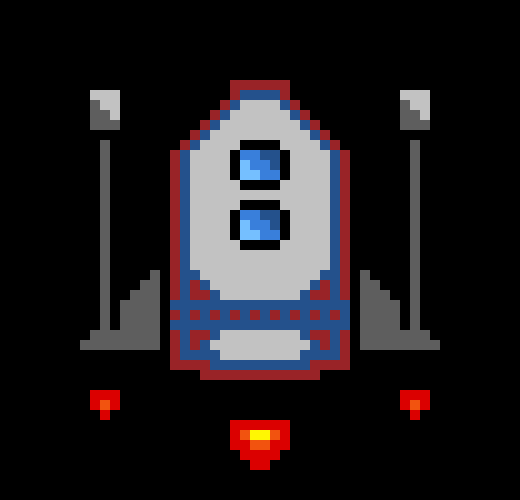
#> input picture res_compresser/dot4.png, 520 x 500 px
$ python dot_compresser.py
#> lines starting #> are read from the running program, lines starting #| are printed output that depends on the picture; after the words box and inside, x2 and y2 are one past the last pixel; in counts of white or black regions, pixels touching at a corner belong together
import cv2
import numpy as np

def load_image(image_path):
#> called with image_path = 'res_compresser/dot4.png'
    return cv2.imread(image_path, cv2.IMREAD_UNCHANGED)
#> returned value is the input picture: shape (500, 520, 4); mean B, G, R, A 30.8, 27.6, 32.1, 93.2

def preprocess_image(image):
    # 투명한 배경이 있는 경우
    if image.shape[2] == 4:
        alpha_channel = image[:, :, 3]
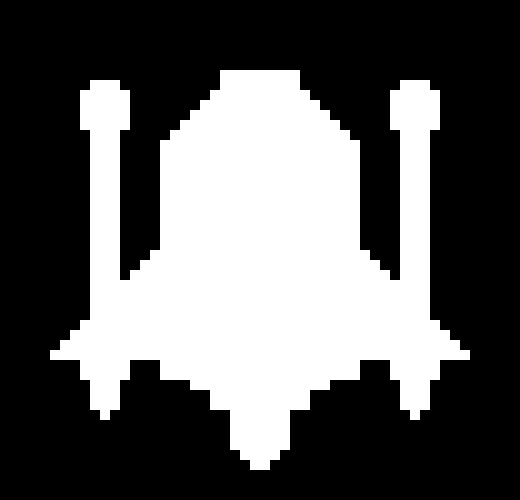
#> alpha_channel: shape (500, 520); 36.5% white; 1 white region
        _, mask = cv2.threshold(alpha_channel, 0, 255, cv2.THRESH_BINARY)
        image_no_bg = image[:, :, :3]
    else:
        # 회색조로 변환
        gray = cv2.cvtColor(image, cv2.COLOR_BGR2GRAY)
        # 하얀 배경을 검출
        _, mask = cv2.threshold(gray, 240, 255, cv2.THRESH_BINARY_INV)
        image_no_bg = image

    return image_no_bg, mask

def extract_content(image, mask):
    # 외곽선을 찾아서 그 외곽선의 경계 상자를 구함
    contours, _ = cv2.findContours(mask, cv2.RETR_EXTERNAL, cv2.CHAIN_APPROX_SIMPLE)
#> contours = 1 contour; box (x1, y1, x2, y2) and area: (50, 70, 470, 470) 93652
    x, y, w, h = cv2.boundingRect(contours[0])
#> x = 50; y = 70; w = 420; h = 400
    content = image[y:y+h, x:x+w]
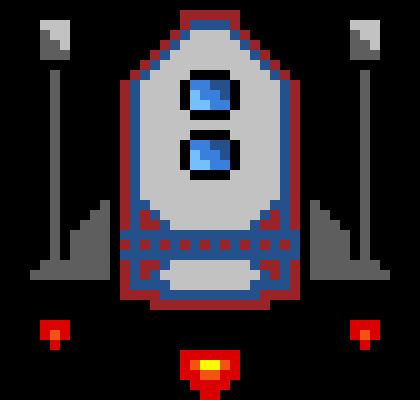
#> content: shape (400, 420, 3); mean B, G, R 47.7, 42.6, 49.6
    return content, (x, y, w, h)

def create_restored_image(content, bbox, original_image_shape, alpha_channel):
    x, y, w, h = bbox

    # 복원할 이미지 초기화
    restored_image = np.zeros((h, w, 4), dtype=np.uint8)

    # 원래 이미지가 투명한 배경을 포함할 때
    restored_image[:, :, :3] = content
    restored_image[:, :, 3] = alpha_channel[y:y+h, x:x+w]  # 알파 채널 설정

    return restored_image

def compare_images(image1, image2):
    # 두 이미지를 비교
    difference = cv2.absdiff(image1, image2)
    _, diff = cv2.threshold(difference, 30, 255, cv2.THRESH_BINARY)

    # 차이가 있는 픽셀 수를 계산
    non_zero_count = np.count_nonzero(diff)

    return non_zero_count == 0

def save_image(image, path):
    cv2.imwrite(path, image)

# 이미지 경로 설정
image_path = 'res_compresser/dot4.png'
output_path = 'res_compresser/output_image4.png'

# 이미지 로드
image = load_image(image_path)

# 이미지 전처리
image_no_bg, mask = preprocess_image(image)

# 내용물 추출
content, bbox = extract_content(image_no_bg, mask)
#> bbox = (50, 70, 420, 400)

# 알파 채널 추출
alpha_channel = image[:, :, 3]

# 내용물을 포함하는 새 이미지 생성 (투명 배경 유지)
restored_image = create_restored_image(content, bbox, image.shape, alpha_channel)
#> in create_restored_image, `x, y, w, h = bbox`: x = 50; y = 70; w = 420; h = 400

height, width = restored_image.shape[:2]
#> height = 400; width = 420

min_val = min(height, width)
#> min_val = 400

# 공약수를 저장할 리스트 초기화
common_divisors = []

# 1부터 두 정수 중 작은 값까지 반복하여 공약수 찾기
for i in range(1, min_val + 1):
    if height % i == 0 and width % i == 0:
        common_divisors.append(i)
#> after the loop, common_divisors = [1, 2, 4, 5, 10, 20]


minchunksize = -1
for element in reversed(common_divisors):
    print("testing for Chunk Size " + str(element))
    new_height = int(height / element)
    new_width = int(width / element)
    minchunk_image = cv2.resize(restored_image, (new_width, new_height), interpolation=cv2.INTER_NEAREST)
    restored_minchunk_image = cv2.resize(minchunk_image, (width, height), interpolation=cv2.INTER_NEAREST)
    cv2.imwrite(f"Test/{element}restored.png", restored_image)
    cv2.imwrite(f"Test/{element}minchunk.png", minchunk_image)
    cv2.imwrite(f"Test/{element}restoredminchunk.png", restored_minchunk_image)
    if compare_images(restored_image, restored_minchunk_image) == True:
        print("Image의 Chunk Size = " + str(element))
        minchunksize = element
        minchunk_height = new_height
        minchunk_width = new_width
        break
#> this loop made 2 passes
#> (new_height, non_zero_count in compare_images, minchunksize, minchunk_height) on pass 2: (40, 0, 10, 40)
#> non_zero_count in compare_images on pass 1: 91600
#> pass 1, `minchunk_image = cv2.resize(restored_image, (new_width, new_height), i..`:
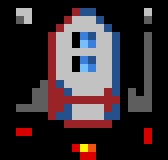
#> minchunk_image: shape (20, 21, 4) (shown 8 times larger); mean B, G, R, A 47.2, 43.3, 53, 145.1
#> pass 1, `restored_minchunk_image = cv2.resize(minchunk_image, (width, height), ..`:
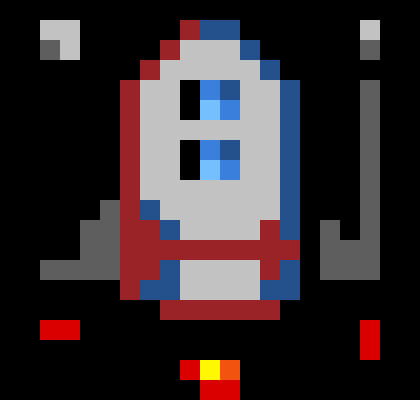
#> restored_minchunk_image: shape (400, 420, 4); mean B, G, R, A 47.2, 43.3, 53, 145.1
#> pass 1, in compare_images, `difference = cv2.absdiff(image1, image2)`:
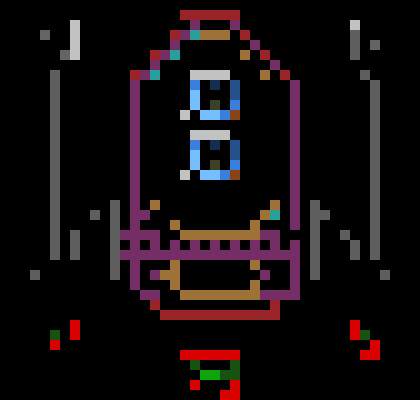
#> difference: shape (400, 420, 4); mean B, G, R, A 15.5, 13.4, 20.7, 18.2
#> pass 1, in compare_images, `_, diff = cv2.threshold(difference, 30, 255, cv2.THRESH_BINARY)`:
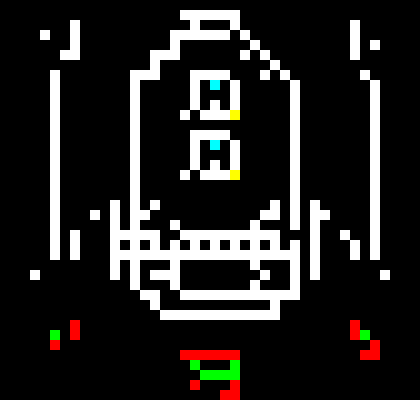
#> diff: shape (400, 420, 4); mean B, G, R, A 38.9, 40.4, 41.6, 18.2
#> after the loop:
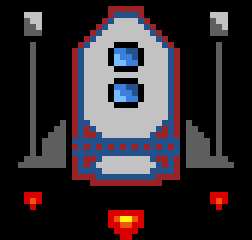
#> minchunk_image: shape (40, 42, 4) (shown 6 times larger); mean B, G, R, A 47.7, 42.6, 49.6, 144.2

if minchunksize == -1:
    print("이미지의 MinChunk 탐색 실패! 이미지 축소 불가능!")
else:
    resize_scale = 0.2 # 축소할 배율
    resize_chunksize = round(minchunksize * resize_scale)
#> resize_chunksize = 2
    if resize_chunksize == 0:
        resize_chunksize = 1
    final_resize_height = minchunk_height * resize_chunksize
#> final_resize_height = 80
    final_resize_width = minchunk_width * resize_chunksize
#> final_resize_width = 84
    final_resized_image = cv2.resize(minchunk_image, (final_resize_width, final_resize_height), interpolation=cv2.INTER_NEAREST)
    print(f"{resize_scale}배로 축소하라고 입력받은 결과, 가장 근접한 축소 배율은 {resize_chunksize / minchunksize}임으로 계산되었습니다.")
#| 0.2배로 축소하라고 입력받은 결과, 가장 근접한 축소 배율은 0.2임으로 계산되었습니다.
    print(f"원본 {width}*{height} 이미지를 {final_resize_width}*{final_resize_height} 이미지로 축소하였습니다.")
#| 원본 420*400 이미지를 84*80 이미지로 축소하였습니다.
    cv2.imwrite("Test/Final_Resized_Image.png", final_resized_image)


# 복원된 이미지 저장
save_image(restored_image, output_path)

print(f"복원된 이미지가 {output_path}에 저장되었습니다.")
